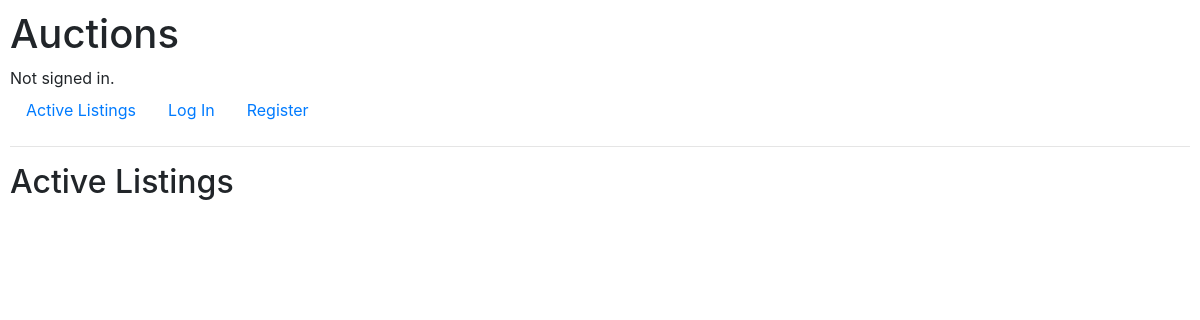
Before: / with the older database file.
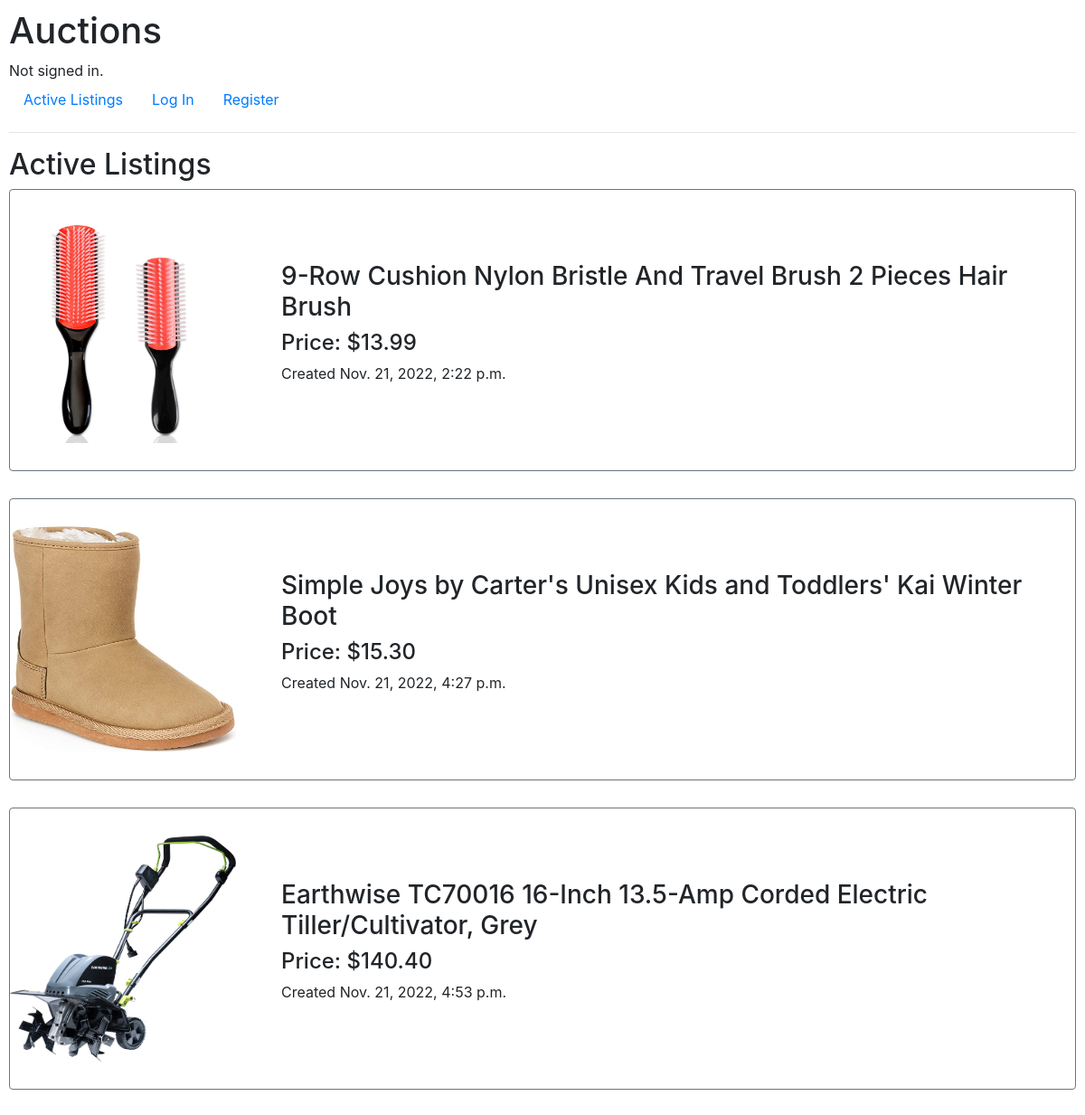
After: the same page with the newer database file.
### auctions/models.py (models this page shows)
class Item(models.Model):
    id = models.AutoField(primary_key=True)
    name = models.CharField(max_length=128)
    price = models.DecimalField(max_digits=19, decimal_places=10)
    create_date = models.DateField(auto_now=False, auto_now_add=True)
    create_time = models.TimeField(auto_now=False, auto_now_add=True)
    description = models.TextField()
    image = models.ImageField(upload_to="items/")

### auctions/views.py (the view)
# urls.py: path("", views.index, name="index"),
def index(request):
    return render(request, "auctions/index.html", {"items": Item.objects.all()})

### auctions/templates/auctions/index.html
{% extends "auctions/layout.html" %}
{% block body %}
<h2>Active Listings</h2>
<div>
    {% for item in items %}
    <div class="d-flex justify-content-center border border-secondary rounded item">
        <div class="item-image">
            <img src="{{ item.image.url }}" alt="{{ item.image.url }}" width="250" height="250">
        </div>
        <div class="align-self-center">
            <h3>{{ item.name }}</h3>
            <h4>Price: ${{ item.price|floatformat:2}}</h4>
            <p>Created {{ item.create_date }}, {{ item.create_time }}</p>
        </div>
    </div>
    {% endfor %}
</div>
{% endblock %}

### auctions/templates/auctions/layout.html (shortened to what this page needs)
{% load static %}
<!DOCTYPE html>
<html lang="en">
    <head>
        <link rel="stylesheet" href="https://stackpath.bootstrapcdn.com/bootstrap/4.4.1/css/bootstrap.min.css">
        <link href="{% static 'auctions/styles.css' %}" rel="stylesheet">
    </head>
    <body>
        <h1>Auctions</h1>
        <div>
            {% if user.is_authenticated %}
                Signed in as <strong>{{ user.username }}</strong>.
            {% else %}
                Not signed in.
            {% endif %}
        </div>
        <ul class="nav">
            <li class="nav-item">
                <a class="nav-link" href="{% url 'index' %}">Active Listings</a>
            </li>
            {% if user.is_authenticated %}
                <li class="nav-item">
                    <a class="nav-link" href="{% url 'logout' %}">Log Out</a>
                </li>
            {% else %}
                <li class="nav-item">
                    <a class="nav-link" href="{% url 'login' %}">Log In</a>
                </li>
                <li class="nav-item">
                    <a class="nav-link" href="{% url 'register' %}">Register</a>
                </li>
            {% endif %}
        </ul>
        <hr>
        {% block body %}
        {% endblock %}
    </body>
</html>

### auctions/static/auctions/styles.css (style rules this page uses)
body { padding: 10px; }
.item { margin-bottom: 30px; }
.item-image { margin-top: 30px; margin-bottom: 30px; margin-right: 50px; }

Changed rows visible on the page:
added Item: image (picture), name "9-Row Cushion Nylon Bristle And Travel Brush 2 Pieces Hair Brush", price "13.99", create_date "Nov. 21, 2022", create_time "2:22 p.m."
added Item: image (picture), name "Simple Joys by Carter's Unisex Kids and Toddlers' Kai Winter Boot", price "15.30", create_date "Nov. 21, 2022", create_time "4:27 p.m."
added Item: image (picture), name "Earthwise TC70016 16-Inch 13.5-Amp Corded Electric Tiller/Cultivator, Grey", price "140.40", create_date "Nov. 21, 2022", create_time "4:53 p.m."
